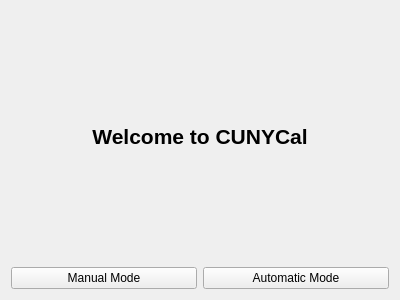
<?xml version="1.0" encoding="UTF-8"?>
<ui version="4.0">
 <class>Win1</class>
 <widget class="QMainWindow" name="Win1">
  <property name="geometry">
   <rect>
    <x>0</x>
    <y>0</y>
    <width>400</width>
    <height>300</height>
   </rect>
  </property>
  <property name="windowTitle">
   <string>Win1</string>
  </property>
  <widget class="QWidget" name="centralWidget">
   <layout class="QGridLayout" name="gridLayout">
    <item row="1" column="1">
     <widget class="QPushButton" name="pushButton">
      <property name="text">
       <string>Automatic Mode</string>
      </property>
     </widget>
    </item>
    <item row="1" column="0">
     <widget class="QPushButton" name="pushButton_2">
      <property name="text">
       <string>Manual Mode</string>
      </property>
     </widget>
    </item>
    <item row="0" column="0" colspan="2">
     <widget class="QLabel" name="label">
      <property name="font">
       <font>
        <pointsize>16</pointsize>
        <weight>75</weight>
        <bold>true</bold>
       </font>
      </property>
      <property name="text">
       <string>Welcome to CUNYCal</string>
      </property>
      <property name="alignment">
       <set>Qt::AlignCenter</set>
      </property>
     </widget>
    </item>
   </layout>
  </widget>
  <widget class="QMenuBar" name="menuBar">
   <property name="geometry">
    <rect>
     <x>0</x>
     <y>0</y>
     <width>400</width>
     <height>22</height>
    </rect>
   </property>
  </widget>
 </widget>
 <layoutdefault spacing="6" margin="11"/>
 <resources/>
 <connections/>
</ui>
